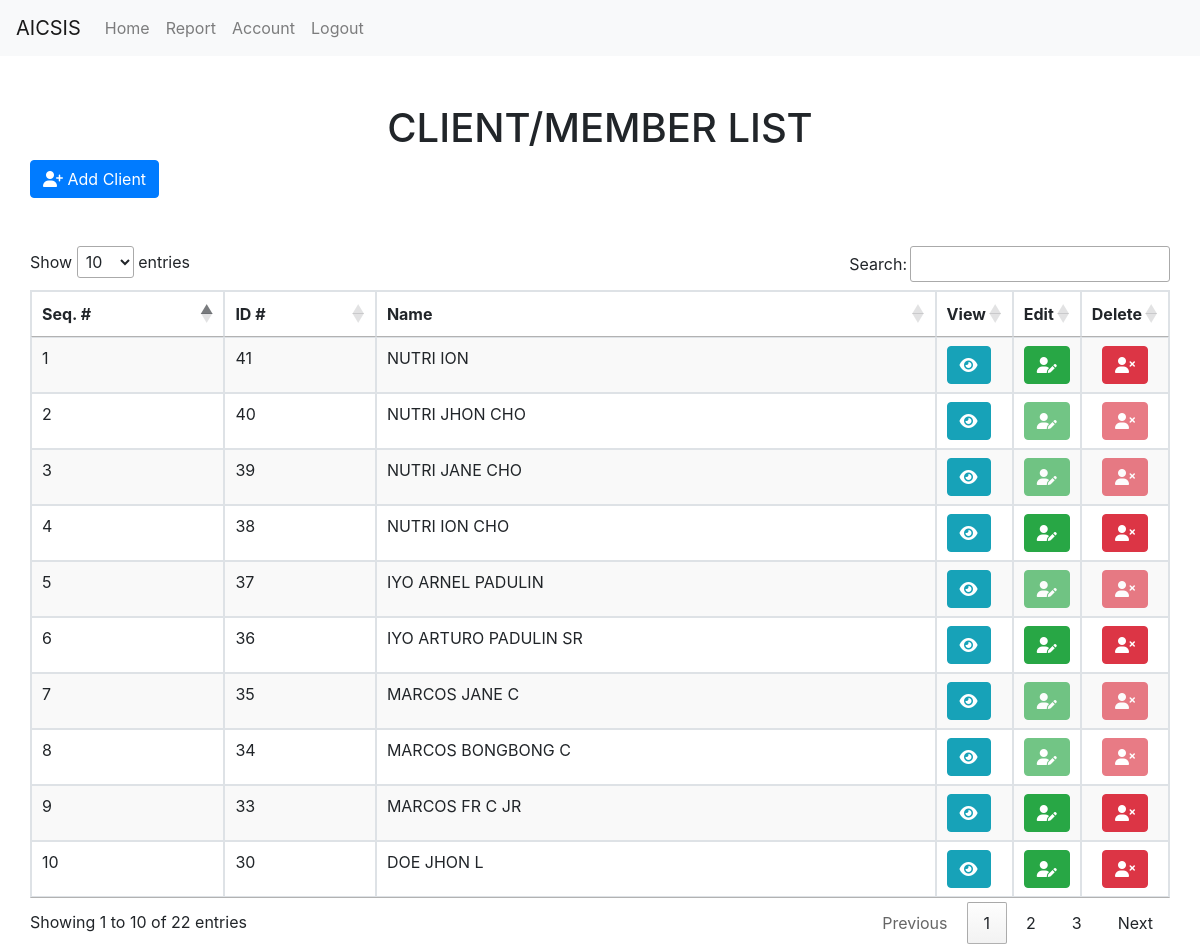
Screenshot of /admin (signed in) with the database file from the repository.
### tables this page shows
CREATE TABLE `tbl_client` (
  `id` int(11) NOT NULL,
  `lname` varchar(255) NOT NULL,
  `fname` varchar(255) NOT NULL,
  `mname` varchar(255) NOT NULL,
  `suffix` varchar(255) DEFAULT NULL,
  `head_family_id` int(11) DEFAULT NULL,
  `age` varchar(3) DEFAULT NULL,
  `relation` varchar(200) NOT NULL,
  `address` varchar(255) NOT NULL,
  `date_created` datetime(5) NOT NULL DEFAULT current_timestamp(5)
);

### admin/index.php (the view, shortened to what this page needs)
<?php
    include('../include/header.php');
    include('../security.php');
    include '../include/navbar.php';
?>
    <div class="container">
        <div class="row">
            <div class="table-responsive mt-5 ">
                    <h1 class="text-center"> CLIENT/MEMBER LIST </h1>
                <button type="button" class="btn btn-primary mb-5" data-toggle="modal" data-target="#staticBackdrop">
                    <i class="fa fa-user-plus"></i> Add Client
                </button>
                <table class="table table-bordered stripe" id="dataTable1" width="100%" cellspacing="0">
                    <thead>
                        <tr>
                            <th>Seq. #</th>
                            <th>ID #</th>
                            <th>Name</th>
                            <th>View</th>
                            <th>Edit</th>
                            <th>Delete</th>
                        </tr>
                    </thead>
                    <tbody>
                        <?php
                            $query = "SELECT id, lname, fname, mname, suffix, head_family_id, age, relation, address FROM tbl_client ORDER BY id DESC";
                            $query_run = mysqli_query($connection,$query);
                        ?>
                            <?php
                                $seq = 1;
                                if (mysqli_num_rows($query_run) > 0){
                                    while($row = mysqli_fetch_assoc($query_run)){
                            ?>
                                        <tr style="text-transform: capitalize;">
                                            <td><?php echo htmlspecialchars($seq++); ?> </td>
                                            <td><?php echo htmlspecialchars($row['id']); ?> </td>
                                            <td style="text-transform: uppercase;"><?php echo htmlspecialchars($row['lname']." ".$row['fname']. " " .$row['mname']). " " .$row['suffix']; ?> </td>
                                            <td width="2%">
                                                <form action="view_client.php" method="post">
                                                    <button  type="submit" name="btn_view_client" class="btn btn-info btn-circle"><i class='fas fa-eye'></i></button>
                                                </form>
                                            </td>
                                            <td width="2%">
                                                 <?php
                                                    if(empty($row['head_family_id'])){
                                                ?>
                                                        <button type="button" class="btn btn-success btn-circle"  id="edit_client" data-toggle="modal" data-target="#staticBackdrop3" data-id1="<?php echo htmlspecialchars($row['id']); ?>" data-id2="<?php echo htmlspecialchars($row['lname']); ?>" data-id3="<?php echo htmlspecialchars($row['fname']); ?>" data-id4="<?php echo htmlspecialchars($row['mname']); ?>" data-id5="<?php echo htmlspecialchars($row['suffix']); ?>" data-id6="<?php echo htmlspecialchars($row['age']); ?>" data-id7="<?php echo htmlspecialchars($row['address']); ?>">
                                                            <i class="fas fa-user-edit"></i>
                                                        </button>
                                                <?php
                                                    }else{
                                                        ?>
                                                        <button type="button" class="btn btn-success btn-circle" disabled>
                                                            <i class="fas fa-user-edit"></i>
                                                        </button>
                                                    <?php
                                                    }
                                                ?>
                                            </td>
                                            <td class="text-center" style="width: 2%;">
                                                <?php
                                                    if(empty($row['head_family_id'])){
                                                ?>
                                                        <button type="button"  class="btn btn-danger btn-circle" data-id1="<?php echo htmlspecialchars($row['id']); ?>" data-toggle="modal" data-target="#staticBackdrop6" id="clientdeleteid">
                                                        <i class="fas fa-user-times"></i>
                                                        </button>
                                                <?php
                                                    }else{
                                                ?>
                                                        <button type="button"  class="btn btn-danger btn-circle" disabled>
                                                        <i class="fas fa-user-times"></i>
                                                        </button>
                                                        <?php
                                                    }
                                                ?>
                                            </td>
                                        </tr>
                                                <?php
                                    }
                                }else {
                                }
                                        ?>
                    </tbody>
                </table>
                </div>
        </div>
    </div>
<?php
    include('../include/footer.php');
?>

### rows the page displays
tbl_client: id "41", lname+fname+mname "NUTRI ION"
tbl_client: id "40", lname+fname+mname "NUTRI JHON CHO"
tbl_client: id "39", lname+fname+mname "NUTRI JANE CHO"
tbl_client: id "38", lname+fname+mname "NUTRI ION CHO"
tbl_client: id "37", lname+fname+mname "IYO ARNEL PADULIN"
tbl_client: id "36", lname+fname+mname "IYO ARTURO PADULIN", suffix "SR"
tbl_client: id "35", lname+fname+mname "MARCOS JANE C"
tbl_client: id "34", lname+fname+mname "MARCOS BONGBONG C"
tbl_client: id "33", lname+fname+mname "MARCOS FR C", suffix "JR"
tbl_client: id "30", lname+fname+mname "DOE JHON L"
